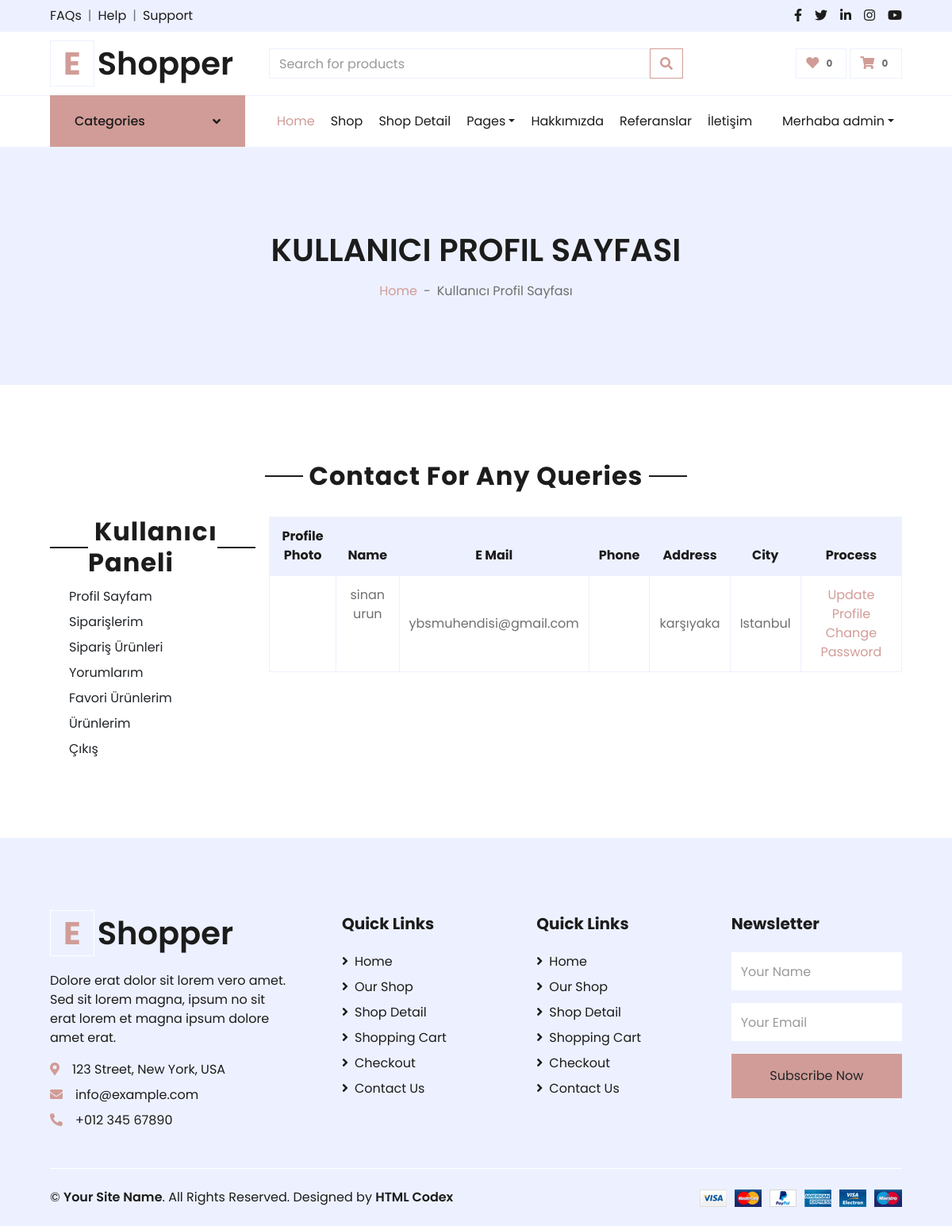
The page /user/ (signed in) on the database its author committed.
### user/models.py (models this page shows, shortened)
class UserProfile(models.Model):
    user = models.OneToOneField(User, on_delete=models.CASCADE, primary_key=True)
    phone_number = models.CharField(max_length=15, blank=True)
    address = models.CharField(max_length=1500, blank=True)
    city = models.CharField(max_length=20, blank=True)
    country = models.CharField(max_length=20, blank=True)
    image = models.ImageField(upload_to='images/users/', default='images/users/default.jpg')
    def image_tag(self):
        return mark_safe('<img src="{}" height="50"/>'.format(self.image.url))
    image_tag.short_description = 'Image'

### user/views.py (the view)
# urls.py: path("", views.user_profile, name="user_profile"),
def user_profile(request):
    user = request.user
    profile = UserProfile.objects.get(user=user)
    context = {"user": user,
               "profile": profile}
    return render(request, 'user_profile.html', context)

### home/context_processors.py (called while the page is built)
def setting(request):
    setting = Setting.objects.get(pk=1)
    if setting:
        return {'setting': setting}

### product/context_processors.py (called while the page is built)
def category(request):
    category = Category.objects.all()
    if category:
        return {'category': category}

### user/templates/user_profile.html (shortened to what this page needs)
{% extends 'homebase.html' %}
{% block sidebar %} {% include 'sidebar.html' %}  {% endblock %}
{% block body %}
    <div class="container-fluid bg-secondary mb-5">
        <div class="d-flex flex-column align-items-center justify-content-center" style="min-height: 300px">
            <h1 class="font-weight-semi-bold text-uppercase mb-3">Kullanıcı Profil Sayfası</h1>
            <div class="d-inline-flex">
                <p class="m-0"><a href="/">Home</a></p>
                <p class="m-0 px-2">-</p>
                <p class="m-0">Kullanıcı Profil Sayfası</p>
            </div>
        </div>
    </div>
    <div class="container-fluid pt-5">
        <div class="text-center mb-4">
            <h2 class="section-title px-5"><span class="px-2">Contact For Any Queries</span></h2>
        </div>
        <div class="row px-xl-5">
            {% include 'user_panel.html' %}
<div class="col-lg-9 table-responsive mb-5">
                <table class="table table-bordered text-center mb-0">
                    <thead class="bg-secondary text-dark">
                    <tr>
                        <th>Profile Photo</th>
                        <th>Name</th>
                        <th>E Mail</th>
                        <th>Phone</th>
                        <th>Address</th>
                        <th>City</th>
                        <th>Process</th>
                    </tr>
                    </thead>
                    <tbody class="align-middle">
                    <tr>
                        <td class="align-middle"><img src="{{ profile.image.url }}" alt="" style="width: 50px;"></td>
                        <td>    {{ profile.user.get_full_name }}</td>
                        <td class="align-middle">{{ profile.user.email }}</td>
                        <td class="align-middle">
                        </td>
                        <td class="align-middle"> {{ profile.address }}</td>
                        <td class="align-middle"> {{ profile.city }}</td>
                        <td class="align-middle">
                            <a href="/user/update" class="primary-btn">Update Profile</a>
                            <a href="/user/password" class="primary-btn">Change Password</a>
                        </td>
                    </tr>
                    </tbody>
                </table>
            </div>
        </div>
    </div>
{% endblock %}

### home/templates/sidebar.html (shortened to what this page needs)
 {% load static %}
 {% if page == 'home' %}
    <div class="container-fluid mb-5">
        {% else %}
        <div class="container-fluid">
            {% endif %}
        <div class="row border-top px-xl-5">
            <div class="col-lg-3 d-none d-lg-block">
                <a class="btn shadow-none d-flex align-items-center justify-content-between bg-primary text-white w-100" data-toggle="collapse" href="#navbar-vertical" style="height: 65px; margin-top: -1px; padding: 0 30px;">
                    <h6 class="m-0">Categories</h6>
                    <i class="fa fa-angle-down text-dark"></i>
                </a>
                     {% load mptt_tags %}
            </div>
            <div class="col-lg-9">
                <nav class="navbar navbar-expand-lg bg-light navbar-light py-3 py-lg-0 px-0">
                    <div class="collapse navbar-collapse justify-content-between" id="navbarCollapse">
                        <div class="navbar-nav mr-auto py-0">
                            <a href="/" class="nav-item nav-link active">Home</a>
                            <a href="shop.html" class="nav-item nav-link">Shop</a>
                            <a href="detail.html" class="nav-item nav-link">Shop Detail</a>
                            <div class="nav-item dropdown">
                                <a href="#" class="nav-link dropdown-toggle" data-toggle="dropdown">Pages</a>
                            </div>
                            <a href="{% url 'hakkimizda' %}" class="nav-item nav-link">Hakkımızda</a>
                            <a href="/referanslar" class="nav-item nav-link">Referanslar</a>
                            <a href="/iletisim" class="nav-item nav-link">İletişim</a>
                        </div>
                        <div class="navbar-nav ml-auto py-0">
                            {% if user.id is not None %}
                              <div class="nav-item dropdown">
                                <a href="#" class="nav-link dropdown-toggle" data-toggle="dropdown">Merhaba {{ user.username }}</a>
                            </div>
                                {% else %}
                            <a href="/user/login" class="nav-item nav-link">Login</a>
                            <a href="/user/register" class="nav-item nav-link">Register</a>
                            {% endif %}
                        </div>
                    </div>
                </nav>
            </div>
        </div>
    </div>

### rows shown on the page
UserProfile: user.get_full_name "sinan urun", user.email "ybsmuhendisi@gmail.com", address "karşıyaka", city "Istanbul"

### other values the page prints
{{ user.username }} "admin"
